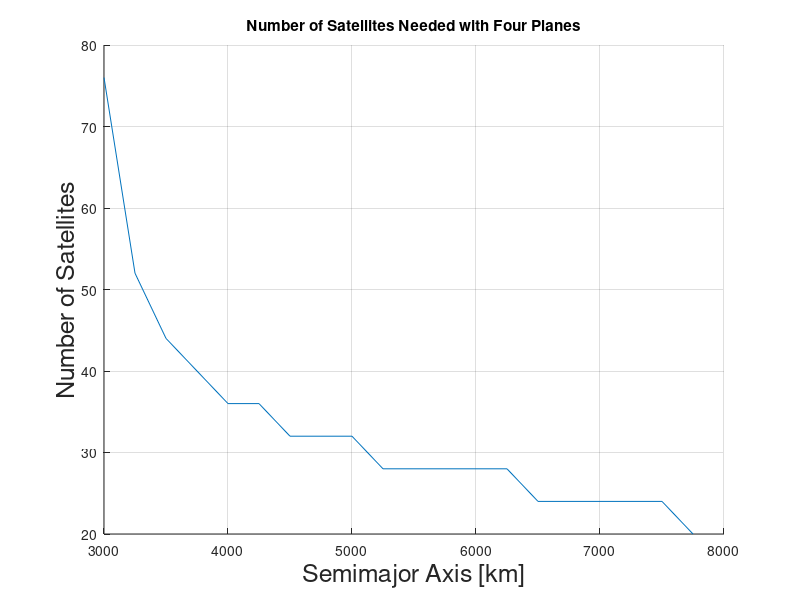
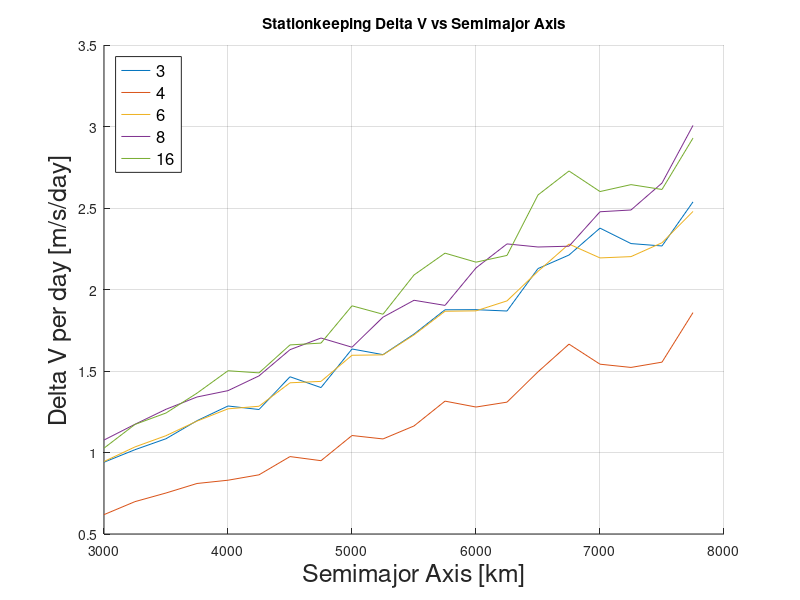

Reproduce these figures in MATLAB, in order. (Note: this script raises an error after producing the figures.)
%% Constellation Element Trade 20degree
% add forcemodel
clear ; close all ; clc ;

% results = xlsread( 'CTR_20d_2.csv' ) ;
% save( 'CTR_20d_3seen.mat' ) ;

load( 'CTR_20d_3seen.mat' ) ;
aR = results( : , 1 ) ;
iR = results( : , 2 ) ;
TR = results( : , 3 ) ;
PR = results( : , 4 ) ;
COVaR = results( : , 7 ) ;
COVsR = results( : , 8 ) ;
dvmaxR = results( : , 9 ) ;
dvavgR = results( : , 10 ) ;
P = [ 3 , 4 , 6 , 8 , 10 , 12 , 14 , 16 ] ;

for ii = 1:length(P)
        index = find( PR == P(ii) ) ;
        a(:,ii) = aR( index ) ;
        i(:,ii) = iR( index ) ;
        T(:,ii) = TR( index ) ;
        Ps(:,ii) = PR( index ) ;
        dvmax(:,ii) = dvmaxR( index ) ;
        dvavg(:,ii) = dvavgR( index ) ;
        a(:,ii) = aR( index ) ;
        i(:,ii) = iR( index ) ;
        T(:,ii) = TR( index ) ;
        COVa(:,ii) = COVaR( index ) ;
        COVs(:,ii) = COVsR( index ) ;
        dvmax(:,ii) = dvmaxR( index ) ;
        dvavg(:,ii) = dvavgR( index ) ;
end
aLabel = a(:,1) ;

figure
hold on
grid on
for ii = 2:2
    plot( a(:,ii) , T(:,ii) )
end
% plot( a(:,end) , T(:,end) )
hold off
% set( gca , 'XTick' , [] , 'YTick' , [] )
title( 'Number of Satellites Needed with Four Planes' )
xlabel( 'Semimajor Axis [km]' , 'fontsize' , 18)
ylabel( 'Number of Satellites' , 'fontsize' , 18)
% legend( '3' , '4' , '6' , '8' , '16' , 'fontsize' , 14) ;

figure
hold on
grid on
for ii = 1:4
    plot( a(:,ii) , dvmax(:,ii) )
end
plot( a(:,end) , dvmax(:,end) )
hold off
% set( gca , 'XTick' , [] , 'YTick' , [] )
title( 'Stationkeeping Delta V vs Semimajor Axis' )
xlabel( 'Semimajor Axis [km]' , 'fontsize' , 18 )
ylabel( 'Delta V per day [m/s/day]' , 'fontsize' , 18 )
legend( '3' , '4' , '6' , '8' , '16' , 'fontsize' , 12 , 'location' , 'northwest' ) ;
% 
% figure
% hold on
% for ii = 1:length(P)
%     plot( a(:,ii) , COVa(:,ii) )
% end
% hold off
% xlabel( 'Semimajor Axis [km]' )
% ylabel( 'COV' )
% legend( '3' , '4' , '6' , '8' , '10' , '12' , '14' , '16' ) ;

Tmap = mapHL( T , 10 ) ;
Pmap = mapHL( Ps , 5 ) ;
dvmap = mapHL( dvmax , 7 ) ;
COVmap = mapHL( COVa , 1 ) ;
intersection = pinter( P ) ;
D = size( a ) ;
intersectionFull = intersection ;
for ii = 2:D(1)
    intersectionFull = [ intersectionFull ; intersection ] ;
end
imap = mapHL( intersectionFull , 3 ) ;

score = Tmap + Pmap + dvmap + COVmap + imap ;
figure
surf( P , aLabel , score )
xlabel( 'Planes' )
ylabel( 'Semimajor Axis [km]' )
zlabel( 'Score in Trade Study' )





function Amap = mapHL( A , weight )
maximum = max( max( A ) ) ;
offset = min( min( A ) ) ;
D = size( A ) ;
    for ii = 1:D(1)
        for jj = 1:D(2) 
            Amap(ii,jj) = weight*( 10 - floor( 10*( A(ii,jj) - offset )/( maximum - offset ) ) ) ;
        end
    end
end

function inter = pinter( P )
ending = length(P) ;
    for jj = 1:ending
        interv = 0 ;
        for ii = 1:P(jj)-1
            interv = interv + ii ;
        end
        inter(jj) = interv*2 ;
    end
end
